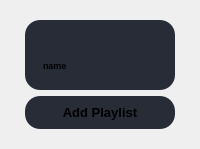
                  <widget class="QWidget" name="page_playlists">
                   <layout class="QVBoxLayout" name="verticalLayout_10">
                    <item>
                     <widget class="QFrame" name="gridFrame">
                      <layout class="QGridLayout" name="gridLayout_3" rowstretch="0,0" columnstretch="0">
                       <item row="1" column="0">
                        <widget class="QFrame" name="AddPlaylist">
                         <property name="maximumSize">
                          <size>
                           <width>150</width>
                           <height>150</height>
                          </size>
                         </property>
                         <property name="styleSheet">
                          <string notr="true">background-color: rgb(39, 44, 54);
 border-radius: 15px;</string>
                         </property>
                         <layout class="QVBoxLayout" name="AddPlaylistLayout">
                          <item>
                           <widget class="QPushButton" name="btn_addplaylist">
                            <property name="font">
                             <font>
                              <pointsize>10</pointsize>
                              <weight>75</weight>
                              <bold>true</bold>
                             </font>
                            </property>
                            <property name="text">
                             <string>Add Playlist</string>
                            </property>
                           </widget>
                          </item>
                         </layout>
                        </widget>
                       </item>
                       <item row="0" column="0">
                        <widget class="QFrame" name="PlaylistTemplate">
                         <property name="maximumSize">
                          <size>
                           <width>150</width>
                           <height>150</height>
                          </size>
                         </property>
                         <property name="styleSheet">
                          <string notr="true">
#PlaylistTemplate {
  background-color: rgb(39, 44, 54);
  border-radius: 15px;
  border-image: url(:/24x24/icons/24x24/cil-menu.png) 0 0 0 0 stretch stretch;
  background-repeat: no-reperat;
  border: none;
}</string>
                         </property>
                         <layout class="QVBoxLayout" name="verticalLayout_13">
                          <item>
                           <widget class="QPushButton" name="thumb">
                            <property name="sizePolicy">
                             <sizepolicy hsizetype="Expanding" vsizetype="Expanding">
                              <horstretch>0</horstretch>
                              <verstretch>0</verstretch>
                             </sizepolicy>
                            </property>
                            <property name="styleSheet">
                             <string notr="true">QPushButton {
	border: none;
	background-color: rgba(27, 29, 35,0);
}</string>
                            </property>
                            <property name="text">
                             <string/>
                            </property>
                           </widget>
                          </item>
                          <item>
                           <widget class="QFrame" name="options">
                            <property name="styleSheet">
                             <string notr="true">
background-color: rgba(0, 0, 0, 2);</string>
                            </property>
                            <layout class="QHBoxLayout" name="optionLayout">
                             <item>
                              <widget class="QLabel" name="plname">
                               <property name="font">
                                <font>
                                 <pointsize>7</pointsize>
                                 <weight>75</weight>
                                 <bold>true</bold>
                                </font>
                               </property>
                               <property name="text">
                                <string>name</string>
                               </property>
                               <property name="textFormat">
                                <enum>Qt::AutoText</enum>
                               </property>
                               <property name="scaledContents">
                                <bool>false</bool>
                               </property>
                               <property name="margin">
                                <number>0</number>
                               </property>
                               <property name="indent">
                                <number>-1</number>
                               </property>
                              </widget>
                             </item>
                             <item>
                              <widget class="QPushButton" name="modifyPlaylist">
                               <property name="maximumSize">
                                <size>
                                 <width>20</width>
                                 <height>16777215</height>
                                </size>
                               </property>
                               <property name="styleSheet">
                                <string notr="true">QPushButton {
	background-position: center;
	background-repeat: no-reperat;
	border: none;
	background-image: url(:/16x16/icons/16x16/cil-transfer.png);
}
QPushButton:hover {
	background-color: rgb(33, 37, 43);
}
QPushButton:pressed {	
	background-color: rgb(85, 170, 255);
}</string>
                               </property>
                               <property name="text">
                                <string/>
                               </property>
                              </widget>
                             </item>
                            </layout>
                           </widget>
                          </item>
                         </layout>
                        </widget>
                       </item>
                      </layout>
                     </widget>
                    </item>
                   </layout>
                  </widget>
